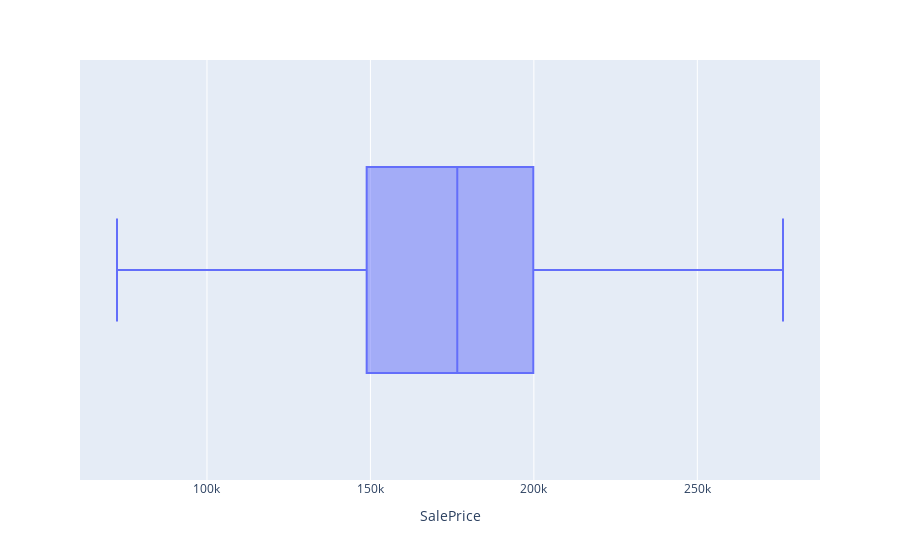

The cell this chart's notebook holds for it:
### Code cell
fig = px.box(df, x='SalePrice')
fig.show()

### Figure 1 — Plotly figure (JSON) as saved in the notebook; plotly's stock layout.template omitted (floating-point values rounded to 4 significant figures; data arrays with more than 128 entries replaced by an {"elided": "..."} marker saying what was removed)
{"data": [{"alignmentgroup": "True", "hovertemplate": "SalePrice=%{x}<extra></extra>", "legendgroup": "", "marker": {"color": "#636efa"}, "name": "", "notched": false, "offsetgroup": "", "orientation": "h", "showlegend": false, "type": "box", "x": {"elided": "2919 float values"}, "x0": " ", "xaxis": "x", "y0": " ", "yaxis": "y"}], "layout": {"boxmode": "group", "legend": {"tracegroupgap": 0}, "margin": {"t": 60}, "xaxis": {"anchor": "y", "domain": [0, 1], "title": {"text": "SalePrice"}}, "yaxis": {"anchor": "x", "domain": [0, 1]}}}
